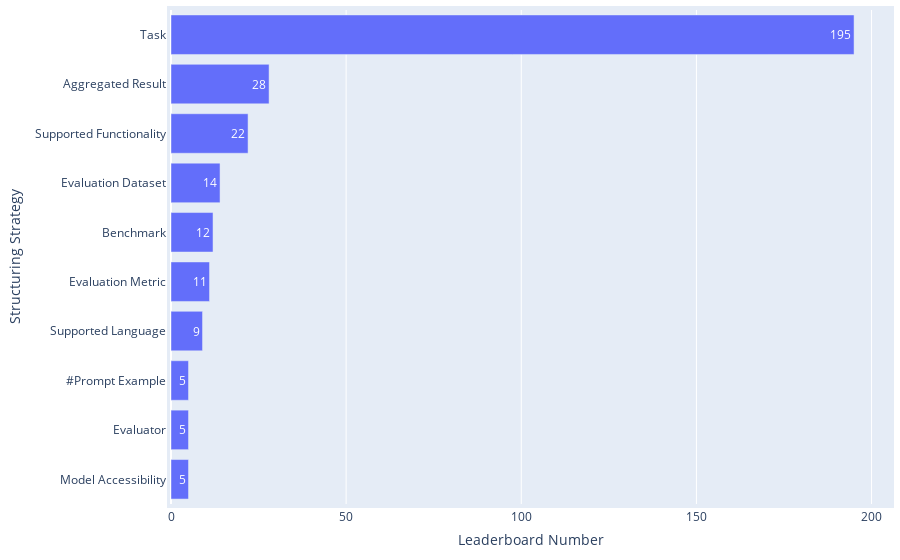

The cell this chart's notebook holds for it:
### Code cell
df = pd.read_csv(path_rq1 / 'Leaderboard_processed.csv')
df_split = df[df['#Structuring strategy'] > 0]
# print(f'{round(len(df_split)/len(df)*100,2)}% ({len(df_split)} out of {len(df)}) leaderboards have adopted multiple structuring strategies.')

df_split['Structuring strategies'] = df_split['Structuring strategies'].apply(ast.literal_eval)
df_split2 = df_split.explode('Structuring strategies').groupby('Structuring strategies').size().reset_index(name='Frequency')
df_split2['Weight'] = 1

statistics = {
    'Distribution|Property': 'Leaderboards across Structuring Strategies',
    'Mean': np.mean(df_split2['Frequency']),
    'Median': np.median(df_split2['Frequency']),
    'Mode': stats.mode(df_split2['Frequency'])[0],
    'Standard Deviation': np.std(df_split2['Frequency']),
    'Gini Coefficient': ineqpy.inequality.gini(data=df_split2, income='Frequency', weights='Weight'),
}
df_statistics = pd.read_csv(path_rq1 / 'leaderboard_statistics.csv')
df_statistics = pd.concat([df_statistics, pd.DataFrame([statistics])], ignore_index=True)
df_statistics.drop_duplicates(subset=['Distribution|Property'], keep='last', inplace=True)
df_statistics.sort_values(by='Distribution|Property', inplace=True)
df_statistics.to_csv(path_rq1 / 'leaderboard_statistics.csv', index=False)

df_top = df_split2.sort_values(by='Frequency', ascending=False).head(10)
print(f"{df_top['Structuring strategies'].iloc[0]} is the most adopted structuring strategies, covering {round(df_top['Frequency'].iloc[0]/len(df_split)*100,2)}% ({df_top['Frequency'].iloc[0]} out of {len(df_split)}) leaderboards.")

fig = go.Figure(go.Bar(
        x=df_top['Frequency'],  # Values for the bar lengths
        y=df_top['Structuring strategies'],  # Categories for each bar
        orientation='h',  # Sets the bars to be horizontal
        text=df_top['Frequency'],  # Adds the values as text on each bar
        textposition='auto'  # Automatically positions the text on the bars
))
fig.update_layout(
        xaxis_title='Leaderboard Number',
        yaxis_title='Structuring Strategy',
        yaxis_autorange='reversed'  # This line makes the bars go top-down
)
# Update the layout for a tighter look
fig.update_layout(
    autosize=True,
    margin=dict(
        l=10,  # Left margin
        r=10,  # Right margin
        b=10,  # Bottom margin
        t=10,  # Top margin
        pad=4  # Padding between the plot and the margin
    )
)
fig.show()

### Figure 1 — Plotly figure (JSON) as saved in the notebook; plotly's stock layout.template omitted (floating-point values rounded to 4 significant figures)
{"data": [{"orientation": "h", "text": [195, 28, 22, 14, 12, 11, 9, 5, 5, 5], "textposition": "auto", "type": "bar", "x": [195, 28, 22, 14, 12, 11, 9, 5, 5, 5], "y": ["Task", "Aggregated Result", "Supported Functionality", "Evaluation Dataset", "Benchmark", "Evaluation Metric", "Supported Language", "#Prompt Example", "Evaluator", "Model Accessibility"]}], "layout": {"autosize": true, "margin": {"b": 10, "l": 10, "pad": 4, "r": 10, "t": 10}, "xaxis": {"title": {"text": "Leaderboard Number"}}, "yaxis": {"autorange": "reversed", "title": {"text": "Structuring Strategy"}}}}
